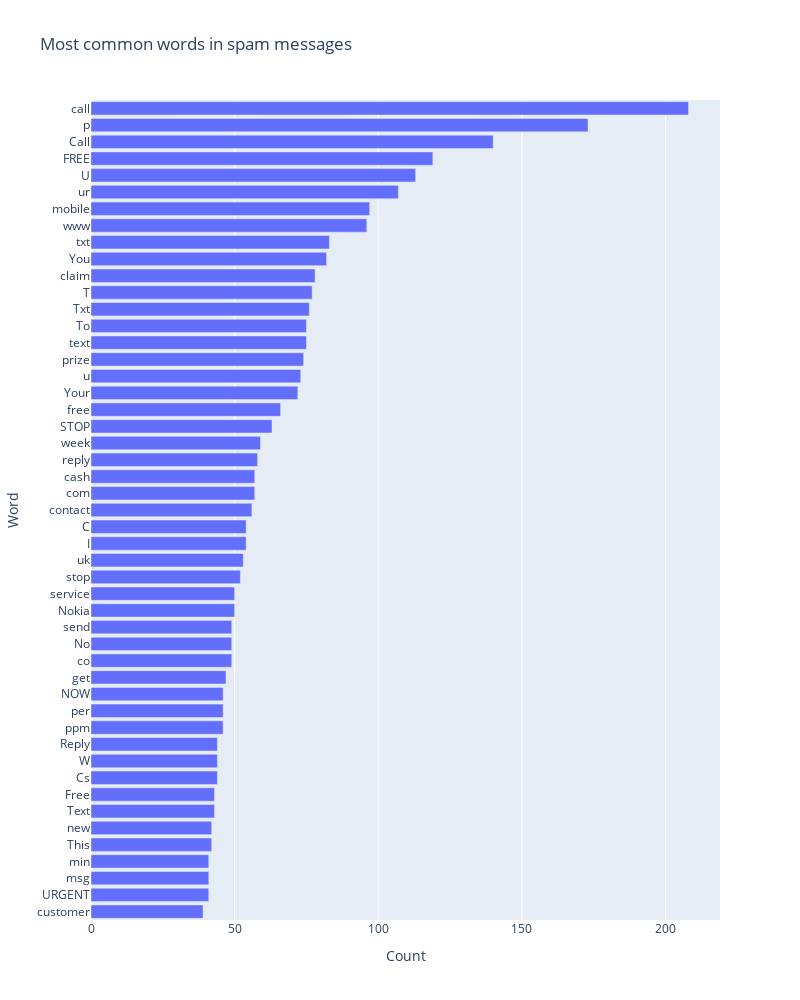

Notebook cell for this chart:
### Code cell
fig = px.bar(sortedWords[1:50].sort_values(by=['Count']), x = 'Count', y='Word', title='Most common words in spam messages', height=1000, width=800)
fig.show()

### Figure 1 — Plotly figure (JSON) as saved in the notebook; plotly's stock layout.template omitted (floating-point values rounded to 4 significant figures)
{"data": [{"alignmentgroup": "True", "hovertemplate": "Count=%{x}<br>Word=%{y}<extra></extra>", "legendgroup": "", "marker": {"color": "#636efa", "pattern": {"shape": ""}}, "name": "", "offsetgroup": "", "orientation": "h", "showlegend": false, "textposition": "auto", "type": "bar", "x": [39, 41, 41, 41, 42, 42, 43, 43, 44, 44, 44, 46, 46, 46, 47, 49, 49, 49, 50, 50, 52, 53, 54, 54, 56, 57, 57, 58, 59, 63, 66, 72, 73, 74, 75, 75, 76, 77, 78, 82, 83, 96, 97, 107, 113, 119, 140, 173, 208], "xaxis": "x", "y": ["customer", "URGENT", "msg", "min", "This", "new", "Text", "Free", "Cs", "W", "Reply", "ppm", "per", "NOW", "get", "co", "No", "send", "Nokia", "service", "stop", "uk", "I", "C", "contact", "com", "cash", "reply", "week", "STOP", "free", "Your", "u", "prize", "text", "To", "Txt", "T", "claim", "You", "txt", "www", "mobile", "ur", "U", "FREE", "Call", "p", "call"], "yaxis": "y"}], "layout": {"barmode": "relative", "height": 1000, "legend": {"tracegroupgap": 0}, "title": {"text": "Most common words in spam messages"}, "width": 800, "xaxis": {"anchor": "y", "domain": [0, 1], "title": {"text": "Count"}}, "yaxis": {"anchor": "x", "domain": [0, 1], "title": {"text": "Word"}}}}
